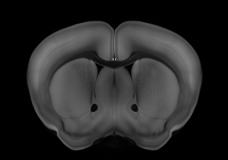
#> input picture brain.tif, 228 x 160 px, found by its file name
$ jupyter execute --allow-errors Medical_Image_Segmentation_Code.ipynb   (shell and % lines are left out)
#> lines starting #> are read from the running program, lines starting #| are printed output that depends on the picture; long printed decimals are rounded
## Import Packages

[cell 1]
import pykeops

[cell 2]
pykeops.test_numpy_bindings()
#> (this line was passed over: pykeops is not available in this run)
pykeops.test_torch_bindings()
#> (this line was passed over: pykeops is not available in this run)

[cell 3]
import numpy as np
import matplotlib.pyplot as plt
from PIL import Image
import cv2
from sklearn.preprocessing import normalize
from skimage.util import random_noise

## Load Data

[cell 4]
I = cv2.imread("/content/brain.tif",cv2.IMREAD_UNCHANGED) # Please change the file directory to where your input image is.
#> I is the input picture: shape (160, 228); min 0, max 151, mean 38.6
I = random_noise(I, mode='s&p',amount=0.005)

print(I.shape)
#| (160, 228)
plt.imshow(I,cmap="Greys_r")
plt.show()
h,w = I.shape
#> h = 160; w = 228
h,w
#> Out = (160, 228)

## Get target variables pT, mT, gT (normalized)

[cell 5]
x, y = np.mgrid[0:w, 0:h]

dx, dy = np.gradient(I)
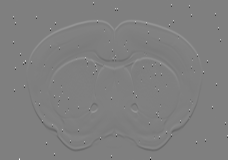
#> dx: shape (160, 228) float64; min -1, max 1, mean 2.53e-05; drawn with min black and max white
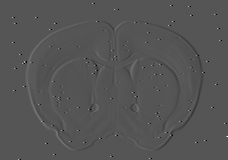
#> dy: shape (160, 228) float64; min -0.5, max 1, mean 4.42e-05; drawn with min black and max white

threshold_grad = 0.05
quiver_length = np.sqrt(np.add(np.multiply(dx,dx),np.multiply(dy,dy))) # array of gradient norm
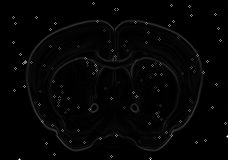
#> quiver_length: shape (160, 228) float64; min 0, max 1, mean 0.018

index_qui = (np.argwhere(quiver_length>threshold_grad)) # index of remaining quivers
#> index_qui = 2577 pairs, first value 2 to 159, second value 12 to 227
pT = index_qui # position of the points
#> pT has the same summary as index_qui
print(pT.shape)
#| (2577, 2)

mT = np.ones((pT.shape[0],1))
#> mT = 2577 values from 1 to 1
print(mT.shape)
#| (2577, 1)

gT = np.transpose(np.array([dx[pT[:,0], pT[:,1]], dy[pT[:,0], pT[:,1]]])) # gradients of these points
#> gT = 2577 pairs, first value -1 to 1, second value -0.5 to 1
gT = normalize(gT, axis=1) # normalize the gradients
#> gT = 2577 pairs, first value -1 to 1, second value -1 to 1
gT = np.matmul(gT, np.array([[0,-1],[1,0]])) # rotate 90 degrees

pT=np.transpose(np.array([pT[:,1],pT[:,0]])) # Swap left and right columns of pT
#> pT = 2577 pairs, first value 12 to 227, second value 2 to 159
gT=np.transpose(np.array([gT[:,1],gT[:,0]])) # Swap left and right columns of gT

print(gT)
#> (printed output is left out)
print(gT.shape)
#| (2577, 2)

## Get Center of Object and Create the Ellipse

[cell 6]
cx,cy=np.mean(pT,0)
#> cx = 114.6; cy = 82.45
print(cx)
#| 114.565
print(cy)
#| 82.452

bx=1.7*np.sqrt(np.var(pT[:,0]))
#> bx = 91.58
print(bx)
#| 91.583

by=1.7*np.sqrt(np.var(pT[:,1]))
#> by = 67.1
print(by)
#| 67.102

[cell 7]
# Create the semi-ellipse
N=200
t=np.linspace(0,2*np.pi*(1-1/N),N)

xe=cx+bx*np.cos(t)*0.9    # points on the ellipse
#> xe = 200 values, max 197 at index 0, min 32.14 at index 100, mean 114.6
ye=cy+by*np.sin(t)*0.9
#> ye = 200 values, max 142.8 at index 50, min 22.06 at index 150, mean 82.45

VS=np.zeros((N,2))    # VS is the array of the vertices on the ellipse, which is Nx2
VS[:,0]=xe
VS[:,1]=ye

FS=np.zeros((N,2),int) # FS is the face matrix of the source shape
FS[:,0]=np.array([i for i in range(0,N)])
FS[:,1]=np.append(np.array([i for i in range(1,N)]),0)

V0, V1 = (
            VS[FS[:, 0],],
            VS[FS[:, 1],],
        )
length = np.sqrt(np.sum((V1-V0)**2,1))
tot_length=np.sum(length)

mT=mT*tot_length/pT.shape[0]
#> mT = 2577 values from 0.175 to 0.175
np.sum(mT)
#> Out = 451.3

## Plot the Gradient Field

[cell 8]
# Plot the graph with Quiver
fig, ax = plt.subplots(figsize=(8, 8))
im = ax.imshow(I,cmap="Greys_r")

ax.quiver(pT[:,0], pT[:,1], gT[:,0], gT[:,1],color='r')

ax.set_title('Quiver Plot')

# Plot the ellipse on the graph
ax.plot(xe,ye,color='b')

plt.show()
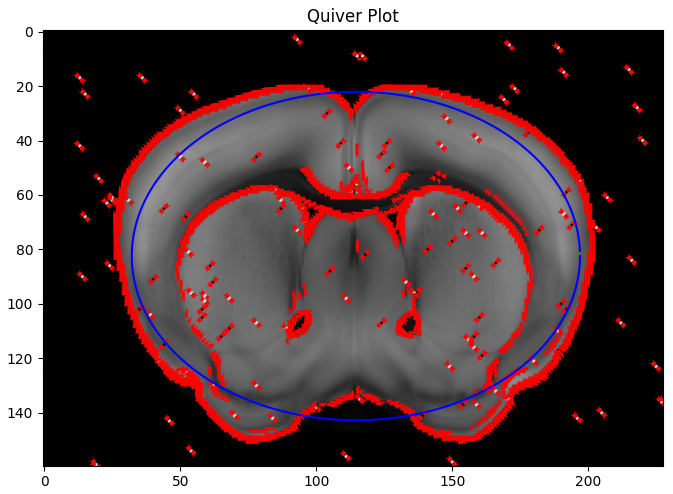
#> figure drawn by matplotlib, 1 panel
